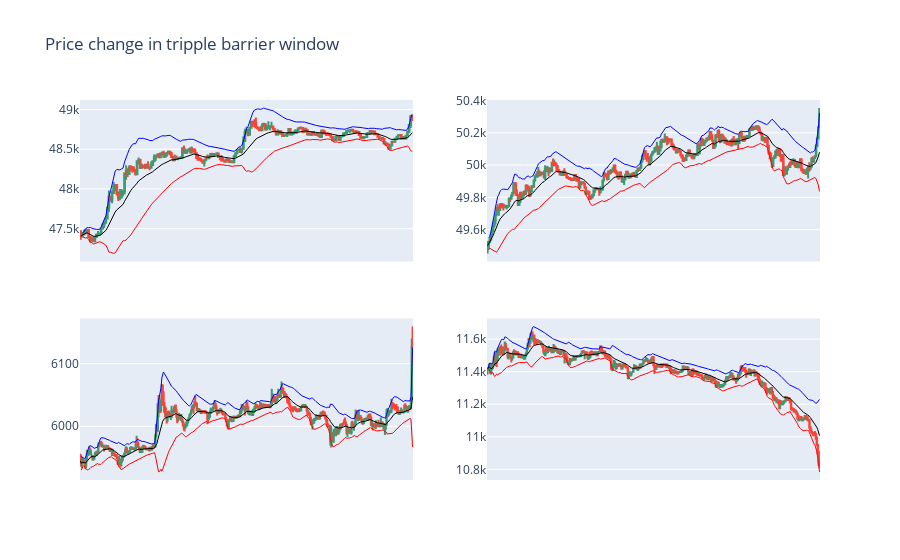

The notebook cell this image was saved under:
### Markdown cell above
#### Graph

### Code cell
import random
import plotly.graph_objects as go
from plotly.subplots import make_subplots

n = 2; m = 2
label_1 = labels[labels['bin'] == 1]
list_1 = random.sample(list(label_1.index), k = n*m)

fig = make_subplots(
    rows = n, cols = m
)

for idx, st in enumerate(list_1):
  et = triple_barrier_events.loc[st]['t1']
  gr_dt = data.loc[st:et]
  avg, upper, lower = bbands(gr_dt['close'], 20, no_of_stdev=2)
  fig.add_trace(go.Candlestick(x=gr_dt.index,
                open=gr_dt.open, high=gr_dt.high,
                low=gr_dt.low, close=gr_dt.close),
                row = idx//n + 1, col = idx%m + 1)
  fig.add_trace(go.Scatter(x=gr_dt.index, y = avg,
                           line = dict(color='black', width=1)),
                row = idx//n + 1, col = idx%m + 1)
  fig.add_trace(go.Scatter(x=gr_dt.index, y = upper,
                           line = dict(color='blue', width=1)),
                row = idx//n + 1, col = idx%m + 1)
  fig.add_trace(go.Scatter(x=gr_dt.index, y = lower,
                           line = dict(color='red', width=1)),
                row = idx//n + 1, col = idx%m + 1)
  
  fig.update_xaxes(rangeslider_visible=False, visible = False)

fig.update_layout(title = 'Price change in tripple barrier window ')
fig.update_traces(showlegend = False)
fig.show()

### Figure 1 — Plotly figure (JSON) as saved in the notebook; plotly's stock layout.template omitted (floating-point values rounded to 4 significant figures; data arrays with more than 128 entries replaced by an {"elided": "..."} marker saying what was removed)
{"data": [{"close": {"elided": "213 float values"}, "high": {"elided": "213 float values"}, "low": {"elided": "213 float values"}, "open": {"elided": "213 float values"}, "showlegend": false, "type": "candlestick", "x": {"elided": "213 str values"}, "xaxis": "x", "yaxis": "y"}, {"line": {"color": "black", "width": 1}, "showlegend": false, "type": "scatter", "x": {"elided": "213 str values"}, "xaxis": "x", "y": {"elided": "213 float values"}, "yaxis": "y"}, {"line": {"color": "blue", "width": 1}, "showlegend": false, "type": "scatter", "x": {"elided": "213 str values"}, "xaxis": "x", "y": {"elided": "213 float values"}, "yaxis": "y"}, {"line": {"color": "red", "width": 1}, "showlegend": false, "type": "scatter", "x": {"elided": "213 str values"}, "xaxis": "x", "y": {"elided": "213 float values"}, "yaxis": "y"}, {"close": {"elided": "295 float values"}, "high": {"elided": "295 float values"}, "low": {"elided": "295 float values"}, "open": {"elided": "295 float values"}, "showlegend": false, "type": "candlestick", "x": {"elided": "295 str values"}, "xaxis": "x2", "yaxis": "y2"}, {"line": {"color": "black", "width": 1}, "showlegend": false, "type": "scatter", "x": {"elided": "295 str values"}, "xaxis": "x2", "y": {"elided": "295 float values"}, "yaxis": "y2"}, {"line": {"color": "blue", "width": 1}, "showlegend": false, "type": "scatter", "x": {"elided": "295 str values"}, "xaxis": "x2", "y": {"elided": "295 float values"}, "yaxis": "y2"}, {"line": {"color": "red", "width": 1}, "showlegend": false, "type": "scatter", "x": {"elided": "295 str values"}, "xaxis": "x2", "y": {"elided": "295 float values"}, "yaxis": "y2"}, {"close": {"elided": "409 float values"}, "high": {"elided": "409 float values"}, "low": {"elided": "409 float values"}, "open": {"elided": "409 float values"}, "showlegend": false, "type": "candlestick", "x": {"elided": "409 str values"}, "xaxis": "x3", "yaxis": "y3"}, {"line": {"color": "black", "width": 1}, "showlegend": false, "type": "scatter", "x": {"elided": "409 str values"}, "xaxis": "x3", "y": {"elided": "409 float values"}, "yaxis": "y3"}, {"line": {"color": "blue", "width": 1}, "showlegend": false, "type": "scatter", "x": {"elided": "409 str values"}, "xaxis": "x3", "y": {"elided": "409 float values"}, "yaxis": "y3"}, {"line": {"color": "red", "width": 1}, "showlegend": false, "type": "scatter", "x": {"elided": "409 str values"}, "xaxis": "x3", "y": {"elided": "409 float values"}, "yaxis": "y3"}, {"close": {"elided": "363 float values"}, "high": {"elided": "363 float values"}, "low": {"elided": "363 float values"}, "open": {"elided": "363 float values"}, "showlegend": false, "type": "candlestick", "x": {"elided": "363 str values"}, "xaxis": "x4", "yaxis": "y4"}, {"line": {"color": "black", "width": 1}, "showlegend": false, "type": "scatter", "x": {"elided": "363 str values"}, "xaxis": "x4", "y": {"elided": "363 float values"}, "yaxis": "y4"}, {"line": {"color": "blue", "width": 1}, "showlegend": false, "type": "scatter", "x": {"elided": "363 str values"}, "xaxis": "x4", "y": {"elided": "363 float values"}, "yaxis": "y4"}, {"line": {"color": "red", "width": 1}, "showlegend": false, "type": "scatter", "x": {"elided": "363 str values"}, "xaxis": "x4", "y": {"elided": "363 float values"}, "yaxis": "y4"}], "layout": {"title": {"text": "Price change in tripple barrier window "}, "xaxis": {"anchor": "y", "domain": [0, 0.45], "rangeslider": {"visible": false}, "visible": false}, "xaxis2": {"anchor": "y2", "domain": [0.55, 1], "rangeslider": {"visible": false}, "visible": false}, "xaxis3": {"anchor": "y3", "domain": [0, 0.45], "rangeslider": {"visible": false}, "visible": false}, "xaxis4": {"anchor": "y4", "domain": [0.55, 1], "rangeslider": {"visible": false}, "visible": false}, "yaxis": {"anchor": "x", "domain": [0.575, 1]}, "yaxis2": {"anchor": "x2", "domain": [0.575, 1]}, "yaxis3": {"anchor": "x3", "domain": [0, 0.425]}, "yaxis4": {"anchor": "x4", "domain": [0, 0.425]}}}
